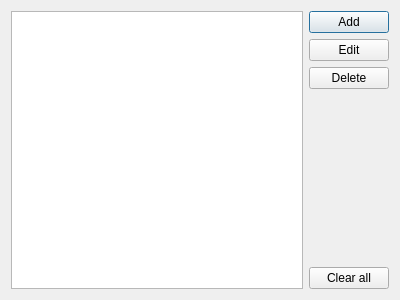
<?xml version="1.0" encoding="UTF-8"?>
<ui version="4.0">
 <class>ListDialog</class>
 <widget class="QDialog" name="ListDialog">
  <property name="geometry">
   <rect>
    <x>0</x>
    <y>0</y>
    <width>400</width>
    <height>300</height>
   </rect>
  </property>
  <property name="windowTitle">
   <string>List Dialog</string>
  </property>
  <layout class="QGridLayout" name="gridLayout">
   <item row="0" column="0">
    <widget class="QListWidget" name="list"/>
   </item>
   <item row="0" column="1">
    <layout class="QVBoxLayout" name="verticalLayout">
     <item>
      <widget class="QPushButton" name="pushButtonAdd">
       <property name="text">
        <string>Add</string>
       </property>
      </widget>
     </item>
     <item>
      <widget class="QPushButton" name="pushButtonEdit">
       <property name="text">
        <string>Edit</string>
       </property>
      </widget>
     </item>
     <item>
      <widget class="QPushButton" name="pushButtonDelete">
       <property name="text">
        <string>Delete</string>
       </property>
      </widget>
     </item>
     <item>
      <spacer name="verticalSpacer">
       <property name="orientation">
        <enum>Qt::Vertical</enum>
       </property>
       <property name="sizeHint" stdset="0">
        <size>
         <width>20</width>
         <height>40</height>
        </size>
       </property>
      </spacer>
     </item>
     <item>
      <widget class="QPushButton" name="pushButtonClear">
       <property name="text">
        <string>Clear all</string>
       </property>
      </widget>
     </item>
    </layout>
   </item>
  </layout>
 </widget>
 <tabstops>
  <tabstop>list</tabstop>
  <tabstop>pushButtonAdd</tabstop>
  <tabstop>pushButtonEdit</tabstop>
  <tabstop>pushButtonDelete</tabstop>
  <tabstop>pushButtonClear</tabstop>
 </tabstops>
 <resources/>
 <connections>
  <connection>
   <sender>pushButtonClear</sender>
   <signal>clicked()</signal>
   <receiver>list</receiver>
   <slot>clear()</slot>
   <hints>
    <hint type="sourcelabel">
     <x>352</x>
     <y>273</y>
    </hint>
    <hint type="destinationlabel">
     <x>259</x>
     <y>218</y>
    </hint>
   </hints>
  </connection>
 </connections>
</ui>
